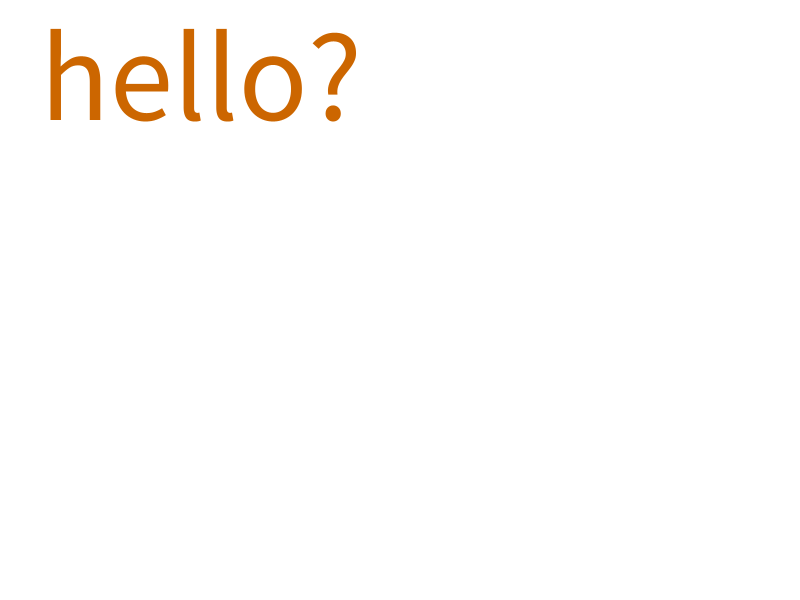
Frame 1 (no input)
Frame 60 (the mouse pressed at the canvas centre just before this capture): identical to frame 1, image omitted
Frame 120 (the mouse held since frame 60 and released just before this capture): identical to frame 1, image omitted

The Processing sketch that drew this single still picture (run headless with seeded random() and noise(); from frame 60 on, the mouse is pressed at the canvas centre):

// Processing sketch: test
// ── test.pde
void setup() {
  size(800, 600);
}

void draw() {
  background(255);
  fill(204, 102, 0);
  
  textSize(128);
  text("hello?", 40, 120); 
}
